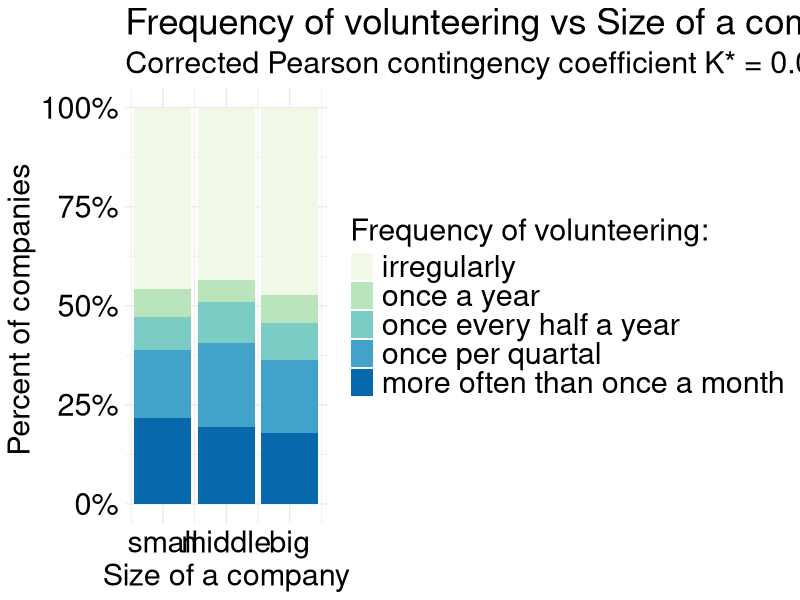
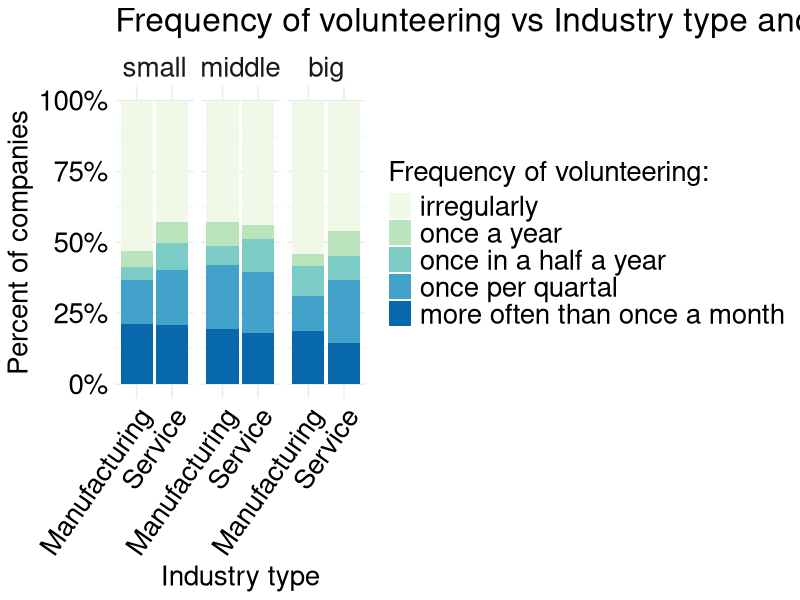
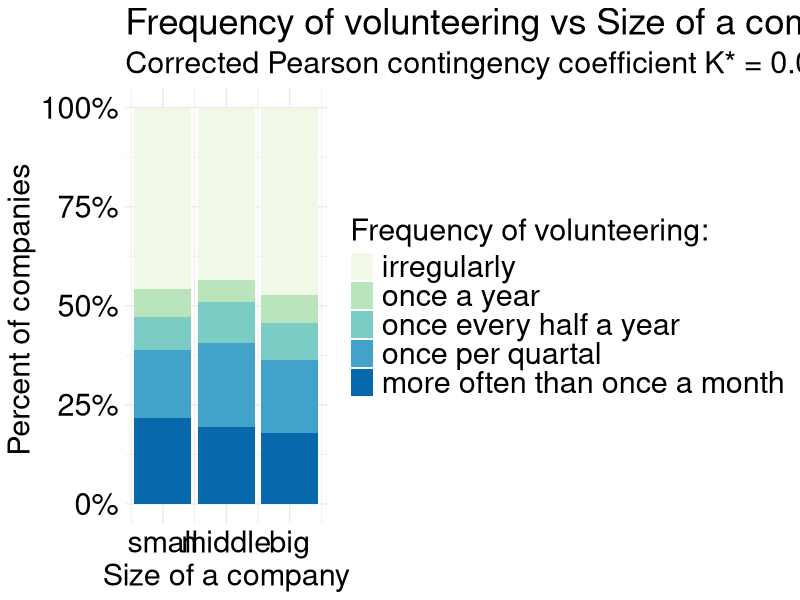
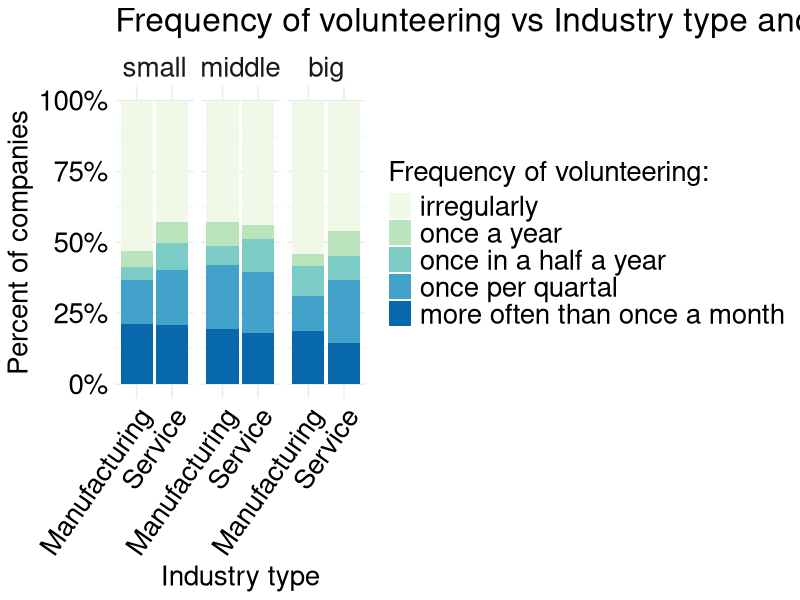

These figures' R source, in order: (Note: this script raises an error after producing the figures.)
## ---- chunk 1
knitr::opts_chunk$set(echo = TRUE)
## ---- chunk 2
library(readxl)
data <- read_xlsx("MUE.2022.for.LMU.xlsx")
data
library(dplyr)
library(tidyr)
library(tibble)
library(ggplot2)
library(gridExtra)
library(patchwork)
library(GGally)

## ---- chunk 3
# creating suitable table for 2nd question 
data.Q2 <- data %>%
  select(SERIAL,class,E002)%>%
# filter answers, that don't give any information about frequency of volunteering
  filter(E002 > -2) %>%
  filter(!is.na(E002)) %>%
# add a column with marginal total for each class of size of company
  group_by(class) %>%
  mutate(class_total = length(class))%>%
# add a column with absolute frequencies for each case
  group_by(class,E002) %>%
  mutate(abs_frequency = length(E002)) %>%
# add a column with conditional relative frequency of the level of frequency of volunteering given the class of size of a company
  group_by(class,E002) %>%
  mutate(rel_frequency = abs_frequency / class_total)%>%
# leave only useful data
  select(-SERIAL)%>%
  distinct()%>%
# rearrange the frequency levels acceding(from "irregular" 
# to "more often than once a month")
  mutate(E002 = case_when(E002 == -1 ~ 1,
                          E002 == 1 ~ 5,
                          E002 == 2 ~ 4,
                          E002 == 3 ~ 3,
                          E002 == 4 ~ 2)) %>%
# arrange names of classes ascending
  mutate(class = case_when(class == "Kleine Unternehmen" ~ 1,
                           class == "Mittlere Unternehmen" ~ 2,
                           class == "Großunternehmen" ~ 3))
data.Q2%>%
  arrange(E002,class)
# calculate chi-squared test statistic(X^2) and corrected Pearson contingency coefficient(K*) to quantify the strength of correlation

chi_squared <-sum((data.Q2$abs_frequency-data.Q2$exp_abs_frequency)^2 /
                     data.Q2$exp_abs_frequency)
chi_squared

standardized_significance <- sqrt(chi_squared/(chi_squared + data.Q2$total[1])) /    sqrt((min(n_distinct(data.Q2$class),n_distinct(data.Q2$E002))-1)/ min(n_distinct(data.Q2$class),n_distinct(data.Q2$E002)))

standardized_significance

data.Q2 %>%
  arrange(E002,class) %>%
  ggplot(aes(x=class,y = rel_frequency, fill=factor(E002)))+
  geom_bar(position="fill",stat="identity")+
  scale_x_continuous(breaks = c(1,2,3), labels=c("small","middle","big"))+
  scale_y_continuous(labels = scales::percent_format(accuracy = 1))+
  labs(x = "Size of a company",
       y = "Percent of companies ",
       title = "Frequency of volunteering vs Size of a company",
subtitle = "Corrected Pearson contingency coefficient K* = 0.087 (0 <= K* <= 1)") +
  scale_fill_brewer(name="Frequency of volunteering:",
                      breaks=c(1,2,3,4,5),
                      labels=c("irregularly","once a year","once every half a year",                           "once per quartal","more often than once a month"),
                    palette="GnBu")+
  theme_minimal()+
  theme(title=element_text(size = 22),
        axis.title = element_text(size = 22),
        axis.text= element_text(colour="black", size = 22),
        legend.text=element_text(size = 22),
        legend.title=element_text(size = 22))

ggsave("2question.jpeg",device = "jpeg",width = 16,height = 9)


## ---- chunk 4
# creating suitable table for the question 6
data.Q6.2 <- data %>%
  select(SERIAL,A003,E002,class)%>%
  filter(A003 > 0) %>%
  filter(A003 != "Other Industry") %>%
# separate all industries by industry type and give them names
  mutate(A003 = case_when(A003 == 1 ~ "Service",
                          A003 == 2~ "Manufacturing",
                          A003 == 3 ~ "Service",
                          A003 == 4 ~ "Manufacturing",
                          A003 == 5 ~ "Manufacturing",
                          A003 == 6 ~ "Service", 
                          A003 == 7 ~ "Manufacturing",
                          A003 == 8 ~ "Service", 
                          A003 == 9 ~ "Service",
                          A003 == 10 ~ "Service",
                          A003 == 11 ~ "Service",
                          A003 == 12 ~ "Service", 
                          A003 == 13 ~ "Service", 
                          A003 == 14 ~ "Service",
                          A003 == 15 ~ "Service", 
                          A003 == 16 ~ "Manufacturing",
                          A003 == 17 ~ "Manufacturing", 
                          A003 == 18 ~ "Service",
                          A003 == 19 ~ "Service", 
                          A003 == 20 ~ "Manufacturing"))%>%
# filter answers, that don't give any information about frequency of volunteering
  filter(!is.na(A003)) %>%
  filter(E002 > -2) %>%
  filter(!is.na(E002)) %>%
  group_by(A003,class,E002) %>%
# add a column with absolute frequencies for each case
  mutate(abs_frequency = length(E002)) %>%
# add a column with marginal total for each class and industry 
  group_by(A003,class) %>%
  mutate(group_total = length(SERIAL)) %>%
# add a column with conditional relative frequency of the level of frequency of volunteering given the class of size of a company
  group_by(A003,class,E002) %>%
  mutate(rel_frequency = abs_frequency / group_total)%>%
# leave only useful data
  select(-SERIAL)%>%
  distinct()%>%
# rearrange the frequency levels acceding(from "irregular" 
# to "more often than once a month")
  mutate(E002 = case_when(E002 == -1 ~ 1,
                          E002 == 1 ~ 5,
                          E002 == 2 ~ 4,
                          E002 == 3 ~ 3,
                          E002 == 4 ~ 2)) %>%
# arrange classes
  mutate(class = case_when(class == "Kleine Unternehmen" ~ 1,
                           class == "Mittlere Unternehmen" ~ 2,
                           class == "Großunternehmen" ~ 3)) 

new_labels <- c("1" = "small", "2" = "middle", "3" = "big")

data.Q6.2 %>%
  ggplot(aes(x=A003, y = rel_frequency, fill=factor(E002)))+
  geom_bar(position="fill",stat="identity")+
  scale_y_continuous(labels = scales::percent_format(accuracy = 1))+
  labs(x = "Industry type",
       y = "Percent of companies",
       title = "Frequency of volunteering vs Industry type and size of a company") +
  theme_minimal()+
  theme(title=element_text(size = 20),
        axis.title = element_text(size = 20),
        axis.text.x = element_text(colour="black",angle = 55, hjust = 1,size = 20),
        axis.text.y = element_text(colour="black",size = 20),
        legend.text= element_text(size = 20),
        legend.title=element_text(size = 20),
        strip.text.x = element_text(size = 20))+
  scale_fill_brewer(name="Frequency of volunteering:",
                      breaks=c(1,2,3,4,5),
                      labels=c("irregularly","once a year","once in a half a year",                           "once per quartal","more often than once a month"),
                      palette = "GnBu")+
  facet_wrap(vars(class),labeller=labeller(class=new_labels))

ggsave("6.1question.jpeg",device = "jpeg", width = 16, height = 9)

data.Q6 %>%
  ggplot(aes(x=class, y = rel_frequency, fill=factor(E002)))+
  geom_bar(position="fill",stat="identity")+
  scale_x_continuous(breaks = c(1,2,3), labels=c("small","middle","big"))+
  scale_y_continuous(labels = scales::percent_format(accuracy = 1))+
  labs(x = "Company size",
       y = "Percent of companies",
       title = "Frequency of volunteering vs Size of a company") +
  theme_minimal()+
  theme(title=element_text(size = 20),
        axis.title = element_text(size = 20),
        axis.text.x = element_text(colour="black",angle = 55, hjust = 1,size = 20),
        axis.text.y = element_text(colour="black",size = 20),
        legend.text= element_text(size = 19),
        legend.title=element_text(size = 20),
        strip.text.x = element_text(size = 20))+
  scale_fill_brewer(name="Frequency of volunteering:",
                      breaks=c(1,2,3,4,5),
                      labels=c("irregularly","once a year","once in a half a year",                           "once per quartal","more often than once a month"),
                      palette = "GnBu")+
  facet_wrap(vars(A003))

ggsave("6.2question.jpeg",device = "jpeg", width = 16, height = 9)

